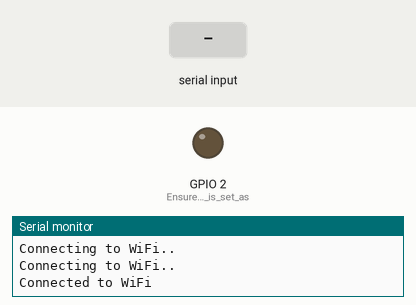
The sketch below on a simulated ESP8266 (NodeMCU). Parts: output pins drawn as LEDs (lit = HIGH), the last lines printed to the serial monitor. The test bench sets the inputs (shaded band). WiFi joins after 1.5 s; servers stay silent unless stated; uploads are accepted with an empty reply.

Above: at 3.2 s.
3.3 s: "1\n" received over Serial
At 4.6 s:
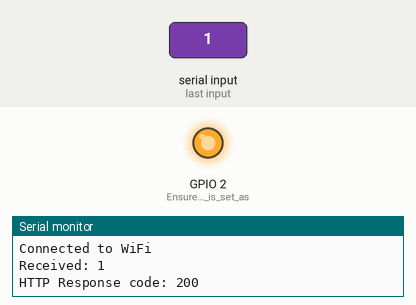
Timing chart, 0 to 6.3 s (numbered marks = the images above; inputs shaded):
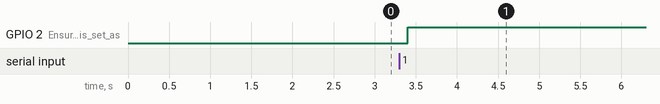

The sketch:

ESP_SERVER.ino
```cpp
#include <ESP8266WiFi.h>
#include <ESP8266HTTPClient.h>
#include <WiFiClient.h>

const char* ssid = "klesslock";  // WiFi network name
const char* password = "quantumcoders2024";  // WiFi password
const char* serverName = "http://192.168.1.100/post-data.php"; // Server URL

WiFiClient client;

void setup() {
  Serial.begin(9600);
  pinMode(LED_BUILTIN, OUTPUT);  // Ensure LED pin is set as an output
  WiFi.begin(ssid, password);

  while (WiFi.status() != WL_CONNECTED) {
    delay(1000);
    Serial.println("Connecting to WiFi..");
  }
  Serial.println("Connected to WiFi");
}

void loop() {
  if (Serial.available() > 0) {
    String received = Serial.readStringUntil('\n');
    Serial.println("Received: " + received);  // Output received data

    // Blink the LED to indicate data reception
    digitalWrite(LED_BUILTIN, LOW);  // Turn the LED on
    delay(100);                       // Wait for 100 milliseconds
    digitalWrite(LED_BUILTIN, HIGH);   // Turn the LED off

    if(WiFi.status() == WL_CONNECTED) {
      HTTPClient http;
      http.begin(client, serverName);  // Use the WiFiClient instance
      http.addHeader("Content-Type", "application/x-www-form-urlencoded");

      String httpRequestData = "number=" + received;
      int httpResponseCode = http.POST(httpRequestData);

      Serial.print("HTTP Response code: ");
      Serial.println(httpResponseCode);

      http.end();
    } else {
      Serial.println("WiFi Disconnected");
    }
  }
}
```

Measured:
- after the input at 3.3 s, GPIO 2 (Ensure_LED_pin_is_set_as): LOW → HIGH after 0.10 s
